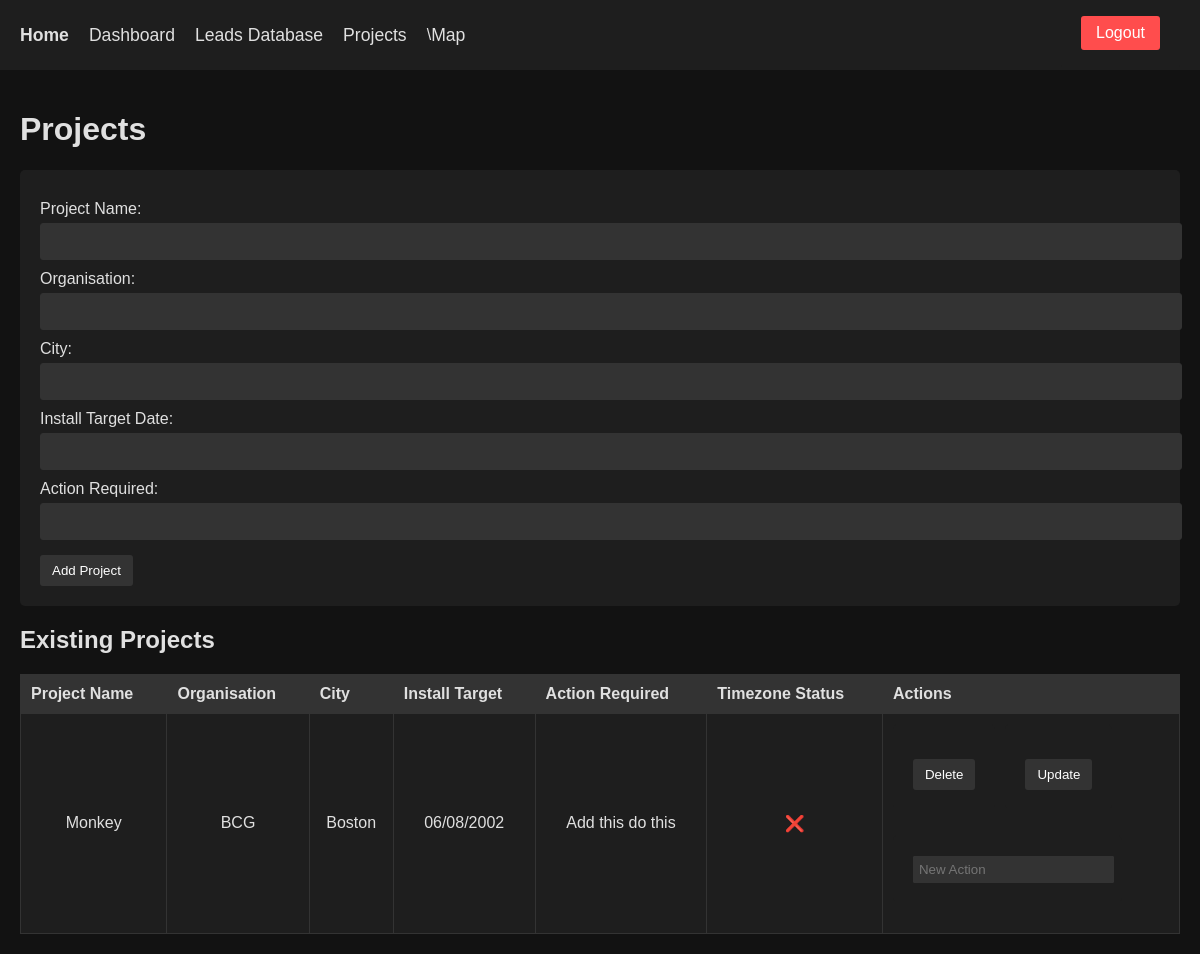
The app's page /projects (signed in), older data.
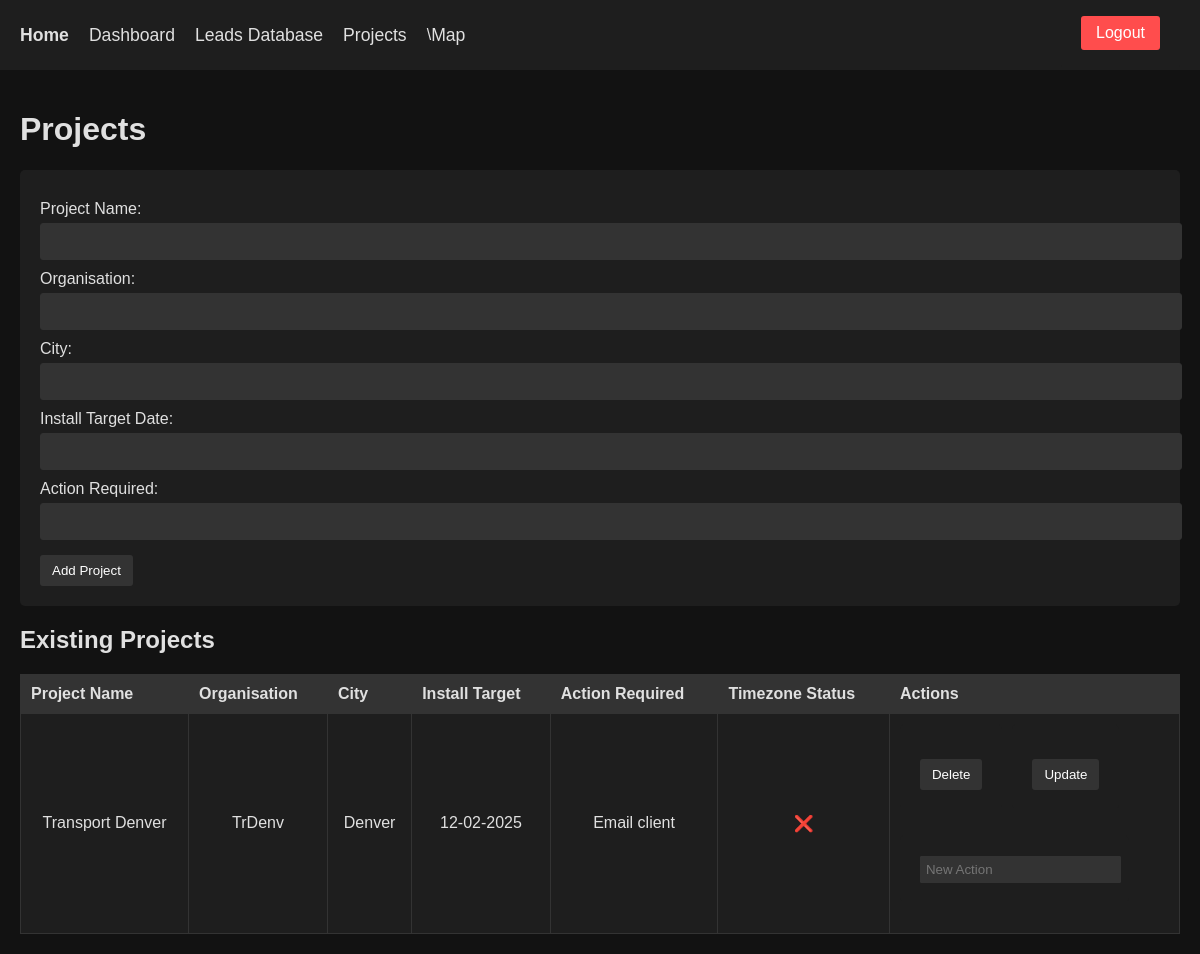
The same page, newer data.
### app.py (models this page shows, shortened)
class Project(db.Model):
    id = db.Column(db.Integer, primary_key=True)
    name = db.Column(db.String(100), nullable=False)
    organisation = db.Column(db.String(100), nullable=False)
    city = db.Column(db.String(100))
    install_target = db.Column(db.String(100))
    action_required = db.Column(db.String(200))
    contacts = db.relationship('Contact', backref='project', lazy=True)

### app.py (the view, shortened to what this page needs)
@app.route('/projects', methods=['GET', 'POST'])
@login_required
def projects():
    all_projects = Project.query.all()
    return render_template('projects.html', projects=all_projects, timezone_api=TIMEZONE_API)

### app.py (called while the page is built)
def login_required(f):
    @wraps(f)
    def decorated_function(*args, **kwargs):
        if not session.get('logged_in'):
            flash("Please log in first.", "warning")
            return redirect(url_for('login'))
        return f(*args, **kwargs)
    return decorated_function

### templates/projects.html (shortened to what this page needs)
{% extends "base.html" %}
{% block content %}
  <h1>Projects</h1>
  <form method="post">
    <label>Project Name:</label>
    <input type="text" name="name" required>
    <label>Organisation:</label>
    <input type="text" name="organisation" required>
    <label>City:</label>
    <input type="text" name="city">
    <label>Install Target Date:</label>
    <input type="text" name="install_target">
    <label>Action Required:</label>
    <input type="text" name="action_required">
    <button type="submit">Add Project</button>
  </form>
  <h2>Existing Projects</h2>
  <table border="1">
    <tr>
      <th>Project Name</th>
      <th>Organisation</th>
      <th>City</th>
      <th>Install Target</th>
      <th>Action Required</th>
      <th>Timezone Status</th>
      <th>Actions</th>
    </tr>
    {% for project in projects %}
      <tr>
        <td>{{ project.name }}</td>
        <td>{{ project.organisation }}</td>
        <td>{{ project.city }}</td>
        <td>{{ project.install_target if project.install_target else "N/A" }}</td>
        <td>{{ project.action_required if project.action_required else "N/A" }}</td>
        <td>
          <div class="timezone-box" id="timezone-{{ loop.index }}">Loading...</div>
        </td>
        <td>
          <div class="action-container">
            <div class="actions">
              <form action="{{ url_for('delete_project', project_id=project.id) }}" method="post">
                <button type="submit" onclick="return confirm('Are you sure you want to delete this project?');">
                  Delete
                </button>
              </form>
              <form action="{{ url_for('update_project', project_id=project.id) }}" method="post">
                <button type="submit">Update</button>
              </form>
            </div>
            <form action="{{ url_for('update_project', project_id=project.id) }}" method="post">
              <input type="text" name="new_action" placeholder="New Action" required>
            </form>
          </div>
        </td>
      </tr>
    {% endfor %}
  </table>
{% endblock %}

Row changes from the older to the newer data that the page shows:
removed Project: name "Monkey", organisation "BCG", city "Boston", install_target "06/08/2002", action_required "Add this do this"
added Project: name "Transport Denver", organisation "TrDenv", city "Denver", install_target "12-02-2025", action_required "Email client"
